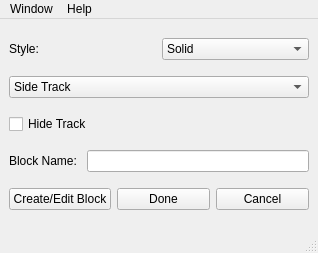
<?xml version="1.0" encoding="UTF-8"?>
<ui version="4.0">
 <class>EditTrackSegmentDlg</class>
 <widget class="QMainWindow" name="EditTrackSegmentDlg">
  <property name="geometry">
   <rect>
    <x>0</x>
    <y>0</y>
    <width>318</width>
    <height>253</height>
   </rect>
  </property>
  <property name="windowTitle">
   <string>MainWindow</string>
  </property>
  <widget class="QWidget" name="centralwidget">
   <layout class="QVBoxLayout" name="verticalLayout">
    <item>
     <layout class="QHBoxLayout" name="horizontalLayout_3">
      <item>
       <widget class="QLabel" name="label">
        <property name="text">
         <string>Style:</string>
        </property>
       </widget>
      </item>
      <item>
       <widget class="QComboBox" name="cbStyle">
        <item>
         <property name="text">
          <string>Solid</string>
         </property>
        </item>
        <item>
         <property name="text">
          <string>Dashed</string>
         </property>
        </item>
       </widget>
      </item>
     </layout>
    </item>
    <item>
     <widget class="QComboBox" name="cbTrackType">
      <item>
       <property name="text">
        <string>Side Track</string>
       </property>
      </item>
      <item>
       <property name="text">
        <string>Mainline Track</string>
       </property>
      </item>
     </widget>
    </item>
    <item>
     <widget class="QCheckBox" name="chkHide">
      <property name="text">
       <string>Hide Track</string>
      </property>
     </widget>
    </item>
    <item>
     <layout class="QHBoxLayout" name="horizontalLayout_2">
      <item>
       <widget class="QLabel" name="label_2">
        <property name="text">
         <string>Block Name: </string>
        </property>
       </widget>
      </item>
      <item>
       <widget class="QLineEdit" name="edBlockName"/>
      </item>
     </layout>
    </item>
    <item>
     <layout class="QHBoxLayout" name="horizontalLayout">
      <item>
       <widget class="QPushButton" name="pbEditBlock">
        <property name="text">
         <string>Create/Edit Block</string>
        </property>
       </widget>
      </item>
      <item>
       <widget class="QPushButton" name="pbDone">
        <property name="text">
         <string>Done</string>
        </property>
       </widget>
      </item>
      <item>
       <widget class="QPushButton" name="pbCancel">
        <property name="text">
         <string>Cancel</string>
        </property>
       </widget>
      </item>
     </layout>
    </item>
   </layout>
  </widget>
  <widget class="QMenuBar" name="menubar">
   <property name="geometry">
    <rect>
     <x>0</x>
     <y>0</y>
     <width>318</width>
     <height>25</height>
    </rect>
   </property>
   <widget class="QMenu" name="menuWindow">
    <property name="title">
     <string>Window</string>
    </property>
   </widget>
   <widget class="QMenu" name="menuHelp">
    <property name="title">
     <string>Help</string>
    </property>
   </widget>
   <addaction name="menuWindow"/>
   <addaction name="menuHelp"/>
  </widget>
  <widget class="QStatusBar" name="statusbar"/>
 </widget>
 <resources/>
 <connections/>
</ui>
